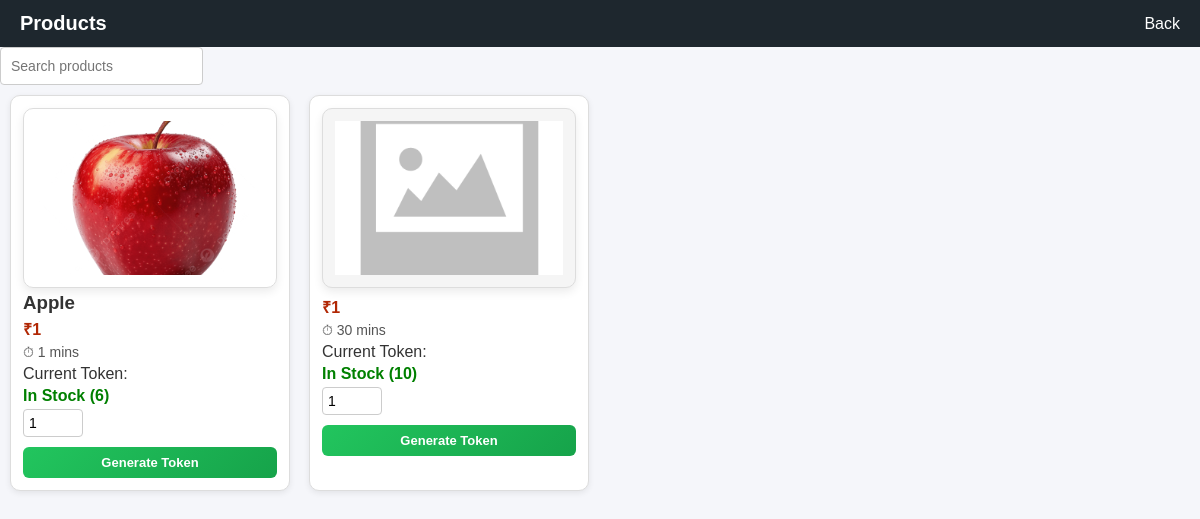
The page /stall/1 on the database its author committed.
### tables this page shows
CREATE TABLE products (
    id INTEGER PRIMARY KEY AUTOINCREMENT,
    stall_id INTEGER NOT NULL,
    product_name TEXT NOT NULL,
    price INTEGER NOT NULL,
    prep_time INTEGER NOT NULL,
    availability INTEGER CHECK(availability >= 0) DEFAULT 1,
    image TEXT,
    is_active INTEGER DEFAULT 1,
    FOREIGN KEY(stall_id) REFERENCES stalls(id) ON DELETE RESTRICT
);

### app.py (the view)
@app.route("/stall/<int:stall_id>")
def stall_products(stall_id):
    db = get_db()
    products = db.execute("""
        SELECT id, product_name, price, prep_time, availability, image
        FROM products
        WHERE stall_id=?
        ORDER BY id ASC
    """, (stall_id,)).fetchall()
    db.close()
    return render_template("stall_products.html", products=products)

### app.py (called while the page is built, shortened)
def current_user():
    sid = session.get("active_sid")
    if not sid:
        return None

def get_db():
    conn = sqlite3.connect("database.db", timeout=10, check_same_thread=False)
    conn.row_factory = sqlite3.Row
    return conn

@app.context_processor
def inject_current_user():
    return dict(current_user=current_user)

### templates/stall_products.html (shortened to what this page needs)
<!DOCTYPE html>
<html>
<head>
    <link rel="stylesheet" href="{{ url_for('static', filename='common.css') }}">
</head>
<body>
{% extends "layout.html" %}
{% block content %}
<header class="navbar">
    <h1 class="logo">Products</h1>
    <nav>
        <a href="/customer">Back</a>
    </nav>
</header>
<input id="search" onkeyup="filterProducts('search', '.product-card')" placeholder="Search products">
<div class="product-grid">
    {% for p in products %}
    <div class="product-card">
        {% if p[5] %}
        <img
  src="{{ url_for('static', filename='uploads/' ~ p.image) }}"
  alt="{{ p.name }}"
  style="width:100%; height:180px; object-fit:cover;"
>
        {% else %}
            <img src="{{ url_for('static', filename='icons/no-image.png') }}" class="product-img">
        {% endif %}
        <h3>{{ p[1] }}</h3>
        <p class="price">₹{{ p[2] }}</p>
        <p class="prep">⏱ {{ p[3] }} mins</p>
        <p>Current Token: </p>
        {% if p[4] > 0 %}
            <span class="badge in">In Stock ({{ p[4] }})</span>
            <input type="number"
                   id="qty-{{ p[0] }}"
                   min="1"
                   max="{{ p[4] }}"
                   value="1"
                   class="qty-input">
            <button class="generate-token-btn"
                    data-product-id="{{ p[0] }}"
                    data-qty-id="qty-{{ p[0] }}">
                Generate Token
            </button>
        {% else %}
            <span class="badge out">Out of Stock</span>
        {% endif %}
    </div>
    {% endfor %}
</div>
{% endblock %}

### static/common.css (style rules this page uses)
* { box-sizing: border-box; margin: 0; padding: 0; font-family: Arial, Helvetica, sans-serif; }
a { text-decoration: none; color: inherit; }
body { margin: 0; width: 100%; background: #f5f6fa; color: #333; }
.navbar { background: #1e272e; color: #fff; padding: 12px 20px; display: flex; justify-content: space-between; align-items: center; }
.logo { font-size: 20px; }
.navbar a { color: #fff; margin-left: 15px; text-decoration: none; }
input, button { padding: 10px; font-size: 14px; }
input { border: 1px solid #ccc; border-radius: 4px; }
.product-card img { width: 100%; height: 180px; object-fit: cover; border: 1px solid #ddd; border-radius: 10px; padding: 12px; box-shadow: 0 4px 10px rgba(0,0,0,0.08); transition: transform 0.2s; }
.product-grid { display: grid; grid-template-columns: repeat(auto-fill, minmax(240px, 1fr)); gap: 16px; padding: 10px; }
.price { font-weight: bold; color: #B12704; }
.prep { font-size: 14px; color: #555; }
.badge.in { color: green; font-weight: bold; }
button { padding: 6px 10px; font-size: 13px; border: none; cursor: pointer; }
.generate-token-btn { background: linear-gradient(135deg, #22c55e, #16a34a); border: none; color: white; padding: 8px 14px; border-radius: 6px; font-weight: 600; cursor: pointer; margin-top: 6px; width: 100%; }
.qty-input { width: 60px; padding: 5px; margin-right: 8px; }
.product-card { display: flex; flex-direction: column; gap: 4px; width: 100%; max-width: 280px; box-sizing: border-box; border: 1px solid #ddd; background: #fff; border-radius: 10px; padding: 12px; transition: transform 0.2s ease; box-shadow: 0 2px 6px rgba(0,0,0,0.08); cursor: pointer; }
.product-img { width: 100%; height: 180px; object-fit: cover; display: block; background: #f5f5f5; border-radius: 8px; }
img { max-width: 100%; height: auto; object-fit: cover; opacity: 1; visibility: visible; }

### rows shown on the page
products: image (picture), product_name "Apple", price "1", prep_time "1", availability "6", id "1"
products: price "1", prep_time "30", availability "10"
